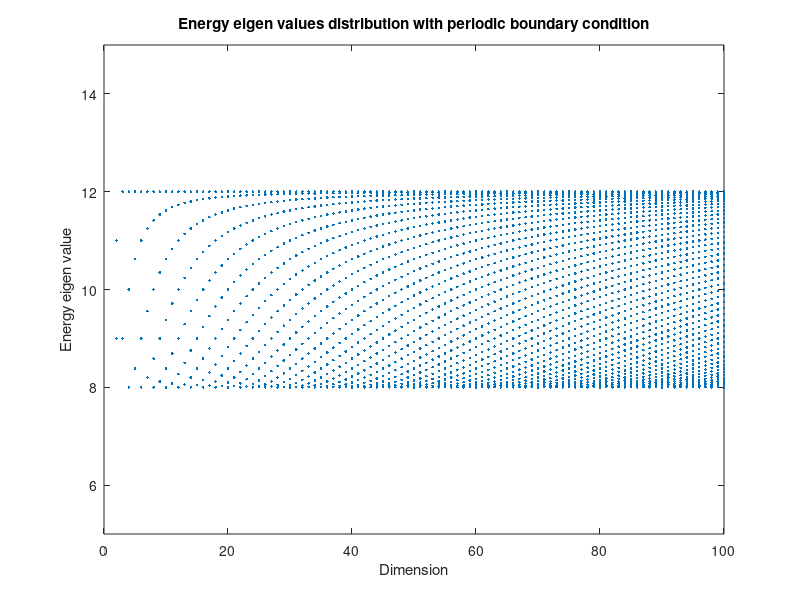

Recreate this plot in MATLAB.
%matlab code for finding eigen value single electron chain with PBC
E = 10;
t = 1;
n = 100;%number of atoms in the chain  
data = [];

for i = 2:1:n
    m = zeros(i);
    a = i;
    for j = 1:1:i
        m(j, j) = E;
        if j < i
           
            m(j+1, j) = t;
            m(j, j+1) = t;
            a = [a; i];
        end
        m(1,i) = t;
        m(i,1) = t;
    end
    a = horzcat(a, eig(m));
    data = [data; a];
    
end


plot(data(:,1), data(:,2), '.');
axis([0 inf 5 15]);
title('Energy eigen values distribution with periodic boundary condition');
xlabel('Dimension');
ylabel('Energy eigen value');